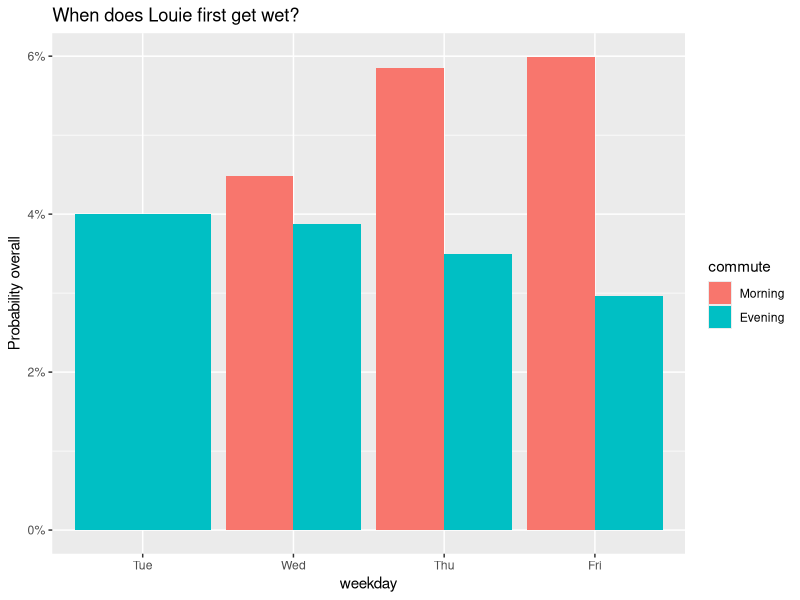

Source code (R):
## ---- chunk 1
knitr::opts_chunk$set(echo = TRUE)
## ---- chunk 2
library(tidyverse)

set.seed(2018)

simulations <- crossing(trial = 1:1e5,
         weekday = 1:5,
         commute = c("Morning", "Evening")) %>%
  arrange(trial, weekday, desc(commute)) %>%
  mutate(rain = rbinom(n(), 1, ifelse(commute == "Morning", .5, .4)),
         home_change = case_when(
           commute == "Morning" & rain ~ -1,
           commute == "Evening" & rain ~ 1,
           TRUE ~ 0),
         office_change = -home_change) %>%
  group_by(trial) %>%
  mutate(home = 2 + cumsum(home_change),
         office = 1 + cumsum(office_change))

simulations %>%
  summarize(dry = !any(home < 0 | office < 0)) %>%
  summarize(dry = mean(dry))

days <- c("Mon", "Tue", "Wed", "Thu", "Fri")

simulations %>%
  ungroup() %>%
  filter(home < 0 | office < 0) %>%
  distinct(trial, .keep_all = TRUE) %>%
  count(weekday, commute, sort = TRUE) %>%
  mutate(weekday = factor(days[weekday], levels = days),
         commute = fct_relevel(commute, "Morning")) %>%
  ggplot(aes(weekday, n / 1e5, fill = commute)) +
  geom_col(position = "dodge") +
  scale_y_continuous(labels = scales::percent_format()) +
  labs(title = "When does Louie first get wet?",
       y = "Probability overall")
